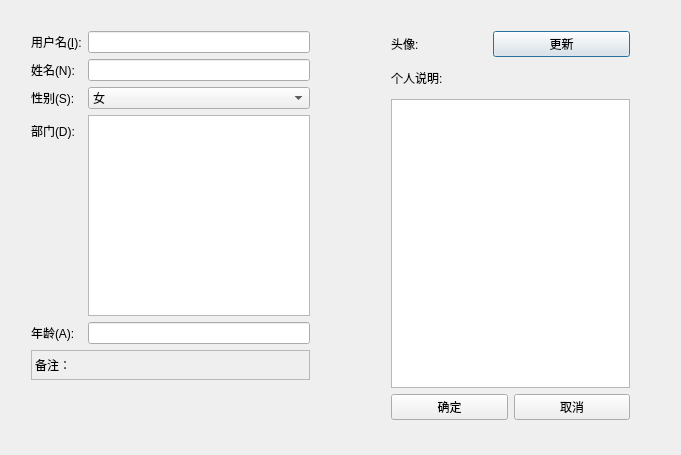
<?xml version="1.0" encoding="UTF-8"?>
<ui version="4.0">
 <class>Dialog</class>
 <widget class="QDialog" name="Dialog">
  <property name="geometry">
   <rect>
    <x>0</x>
    <y>0</y>
    <width>681</width>
    <height>455</height>
   </rect>
  </property>
  <property name="windowTitle">
   <string>Dialog</string>
  </property>
  <property name="autoFillBackground">
   <bool>false</bool>
  </property>
  <widget class="QWidget" name="">
   <property name="geometry">
    <rect>
     <x>380</x>
     <y>20</y>
     <width>261</width>
     <height>411</height>
    </rect>
   </property>
   <layout class="QVBoxLayout" name="verticalLayout_2">
    <item>
     <layout class="QHBoxLayout" name="horizontalLayout_7">
      <item>
       <widget class="QLabel" name="label_6">
        <property name="minimumSize">
         <size>
          <width>0</width>
          <height>0</height>
         </size>
        </property>
        <property name="maximumSize">
         <size>
          <width>40</width>
          <height>16777215</height>
         </size>
        </property>
        <property name="text">
         <string>头像:</string>
        </property>
       </widget>
      </item>
      <item>
       <widget class="QLabel" name="img">
        <property name="maximumSize">
         <size>
          <width>50</width>
          <height>50</height>
         </size>
        </property>
        <property name="text">
         <string/>
        </property>
       </widget>
      </item>
      <item>
       <widget class="QPushButton" name="pushButton">
        <property name="text">
         <string>更新</string>
        </property>
       </widget>
      </item>
     </layout>
    </item>
    <item>
     <layout class="QVBoxLayout" name="verticalLayout">
      <item>
       <widget class="QLabel" name="label_7">
        <property name="minimumSize">
         <size>
          <width>0</width>
          <height>30</height>
         </size>
        </property>
        <property name="text">
         <string>个人说明:</string>
        </property>
       </widget>
      </item>
      <item>
       <widget class="QTextEdit" name="textEdit_2"/>
      </item>
     </layout>
    </item>
    <item>
     <layout class="QHBoxLayout" name="horizontalLayout_6">
      <item>
       <widget class="QPushButton" name="pushButton_2">
        <property name="text">
         <string>确定</string>
        </property>
       </widget>
      </item>
      <item>
       <widget class="QPushButton" name="pushButton_3">
        <property name="text">
         <string>取消</string>
        </property>
       </widget>
      </item>
     </layout>
    </item>
   </layout>
  </widget>
  <widget class="QWidget" name="">
   <property name="geometry">
    <rect>
     <x>20</x>
     <y>20</y>
     <width>301</width>
     <height>371</height>
    </rect>
   </property>
   <layout class="QFormLayout" name="formLayout_2">
    <item row="1" column="1">
     <widget class="QLineEdit" name="lineEdit">
      <property name="maximumSize">
       <size>
        <width>251</width>
        <height>16777215</height>
       </size>
      </property>
     </widget>
    </item>
    <item row="2" column="0">
     <widget class="QLabel" name="label_2">
      <property name="text">
       <string>姓名(N):</string>
      </property>
     </widget>
    </item>
    <item row="2" column="1">
     <widget class="QLineEdit" name="lineEdit_2">
      <property name="maximumSize">
       <size>
        <width>256</width>
        <height>16777215</height>
       </size>
      </property>
     </widget>
    </item>
    <item row="4" column="0">
     <widget class="QLabel" name="label_4">
      <property name="text">
       <string>性别(S):</string>
      </property>
     </widget>
    </item>
    <item row="4" column="1">
     <widget class="QComboBox" name="comboBox">
      <property name="contextMenuPolicy">
       <enum>Qt::DefaultContextMenu</enum>
      </property>
      <property name="autoFillBackground">
       <bool>true</bool>
      </property>
      <item>
       <property name="text">
        <string>女</string>
       </property>
      </item>
      <item>
       <property name="text">
        <string>男</string>
       </property>
      </item>
     </widget>
    </item>
    <item row="6" column="0">
     <widget class="QLabel" name="label_3">
      <property name="text">
       <string>部门(D):</string>
      </property>
     </widget>
    </item>
    <item row="6" column="1">
     <widget class="QTextEdit" name="textEdit">
      <property name="maximumSize">
       <size>
        <width>263</width>
        <height>16777215</height>
       </size>
      </property>
     </widget>
    </item>
    <item row="8" column="0">
     <widget class="QLabel" name="label_5">
      <property name="text">
       <string>年龄(A):</string>
      </property>
     </widget>
    </item>
    <item row="8" column="1">
     <widget class="QLineEdit" name="lineEdit_3">
      <property name="maximumSize">
       <size>
        <width>263</width>
        <height>16777215</height>
       </size>
      </property>
     </widget>
    </item>
    <item row="1" column="0">
     <widget class="QLabel" name="label">
      <property name="text">
       <string>用户名(&amp;I):</string>
      </property>
      <property name="buddy">
       <cstring>lineEdit</cstring>
      </property>
     </widget>
    </item>
    <item row="10" column="0" colspan="2">
     <widget class="QLabel" name="label_8">
      <property name="minimumSize">
       <size>
        <width>0</width>
        <height>30</height>
       </size>
      </property>
      <property name="frameShape">
       <enum>QFrame::StyledPanel</enum>
      </property>
      <property name="frameShadow">
       <enum>QFrame::Plain</enum>
      </property>
      <property name="text">
       <string>备注：</string>
      </property>
      <property name="textFormat">
       <enum>Qt::AutoText</enum>
      </property>
     </widget>
    </item>
   </layout>
  </widget>
 </widget>
 <layoutdefault spacing="6" margin="11"/>
 <tabstops>
  <tabstop>lineEdit</tabstop>
  <tabstop>lineEdit_2</tabstop>
  <tabstop>comboBox</tabstop>
  <tabstop>textEdit</tabstop>
  <tabstop>lineEdit_3</tabstop>
  <tabstop>pushButton</tabstop>
  <tabstop>textEdit_2</tabstop>
  <tabstop>pushButton_2</tabstop>
  <tabstop>pushButton_3</tabstop>
 </tabstops>
 <resources/>
 <connections/>
</ui>
